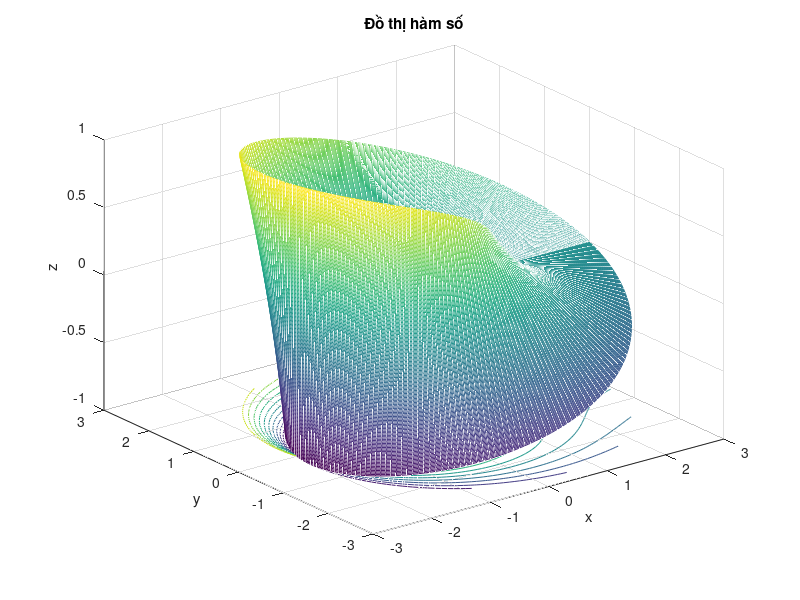

Write the MATLAB code that produced this figure.
figure('Name', 'Bài tập 2c', 'NumberTitle', 'off')

a = 2;
s = 0:pi/100:2*pi;
t = -1:0.01:1;
[S, T] = meshgrid(s, t);

x = (a + T.*cos(S/2)).*cos(S);
y = (a + T.*cos(S/2)).*sin(S);
z = T.*sin(S/2);
meshc(x, y, z);
xlabel('x');
ylabel('y');
zlabel('z');
title('Đồ thị hàm số')
